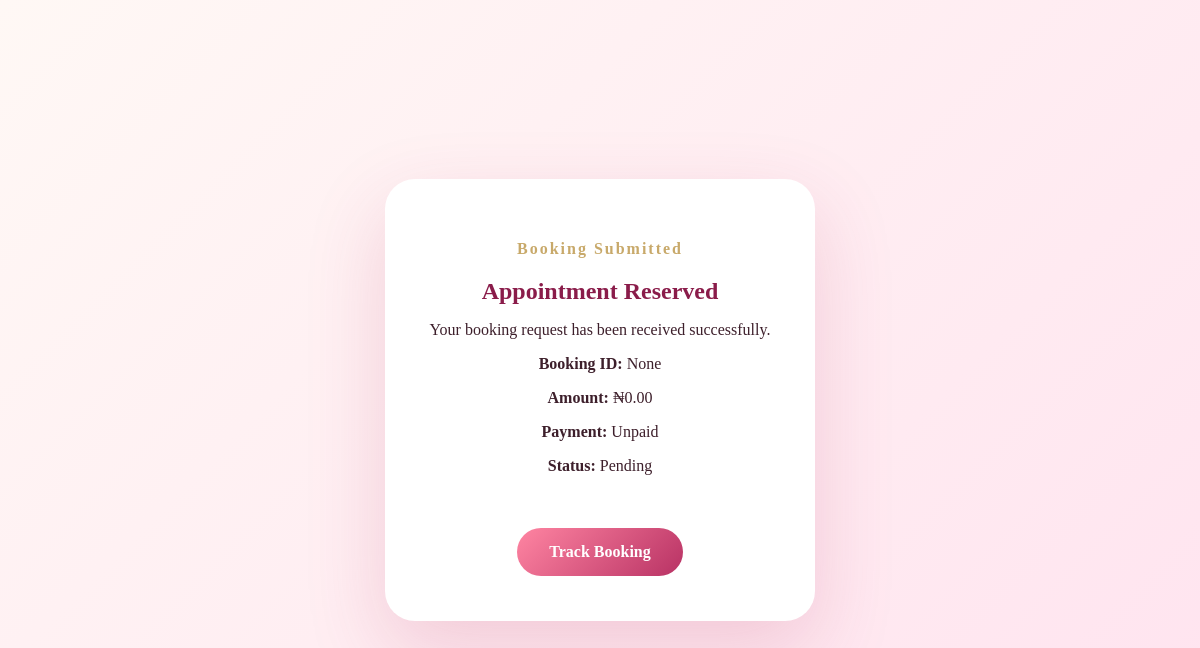
The app's page /success/1/ with its own data.
### appointments/models.py (models this page shows, shortened)
class Appointment(models.Model):
    STATUS_CHOICES = [
        ('Pending', 'Pending'),
        ('Approved', 'Approved'),
        ('Completed', 'Completed'),
        ('Cancelled', 'Cancelled'),
    ]
    PAYMENT_CHOICES = [
        ('Unpaid', 'Unpaid'),
        ('Paid', 'Paid'),
    ]
    customer_name = models.CharField(max_length=100)
    email = models.EmailField()
    phone = models.CharField(max_length=20)
    service = models.ForeignKey(Service, on_delete=models.CASCADE)
    amount = models.DecimalField(max_digits=10, decimal_places=2, default=0)
    booking_id = models.CharField(
        max_length=20,
        unique=True,
        blank=True,
        null=True
    )
    payment_status = models.CharField(
        max_length=20,
        choices=PAYMENT_CHOICES,
        default='Unpaid'
    )
    date = models.DateField()
    time = models.TimeField()
    status = models.CharField(
        max_length=20,
        choices=STATUS_CHOICES,
        default='Pending'
    )
    created_at = models.DateTimeField(auto_now_add=True)

### appointments/views.py (the view)
def booking_success(request, appointment_id):
    appointment = get_object_or_404(
        Appointment,
        id=appointment_id
    )
    return render(request, "success.html", {
        "appointment": appointment
    })

### appointments/templates/success.html (shortened to what this page needs)
{% load static %}
<!DOCTYPE html>
<html>
<head>
    <link rel="stylesheet" href="{% static 'css/style.css' %}">
</head>
<body>
<section class="success-page">
    <div class="success-card">
        <p class="tagline">Booking Submitted</p>
        <h1>Appointment Reserved</h1>
        <p>Your booking request has been received successfully.</p>
        <p><strong>Booking ID:</strong> {{ appointment.booking_id }}</p>
        <p><strong>Amount:</strong> ₦{{ appointment.amount }}</p>
        <p><strong>Payment:</strong> {{ appointment.payment_status }}</p>
        <p><strong>Status:</strong> {{ appointment.status }}</p>
        <br>
        <a href="{% url 'track' %}" class="btn">
            Track Booking
        </a>
    </div>
</section>
</body>
</html>

### static/css/style.css (style rules this page uses)
* { box-sizing: border-box; }
body { margin: 0; font-family: Georgia, serif; background: linear-gradient(135deg, #fff8f5, #ffe3ef); color: #3d1f2b; }
.tagline { color: #c8a96a; font-weight: bold; letter-spacing: 2px; }
.btn { display: inline-block; margin-top: 20px; background: linear-gradient(135deg, #ff85a2, #b83264); color: white; padding: 15px 32px; border-radius: 40px; text-decoration: none; font-weight: bold; }
.success-page { min-height: 100vh; background: linear-gradient(135deg, #fff8f5, #ffe3ef); display: flex; align-items: center; justify-content: center; padding: 40px; }
.success-card { max-width: 520px; background: white; padding: 45px; border-radius: 30px; text-align: center; box-shadow: 0 30px 80px rgba(184, 50, 100, 0.18); }
.success-card h1 { color: #8a1c4a; margin-bottom: 15px; }
.success-card p { margin-bottom: 15px; }

### records on screen
Appointment: booking_id "None", amount "0.00", payment_status "Unpaid", status "Pending"
